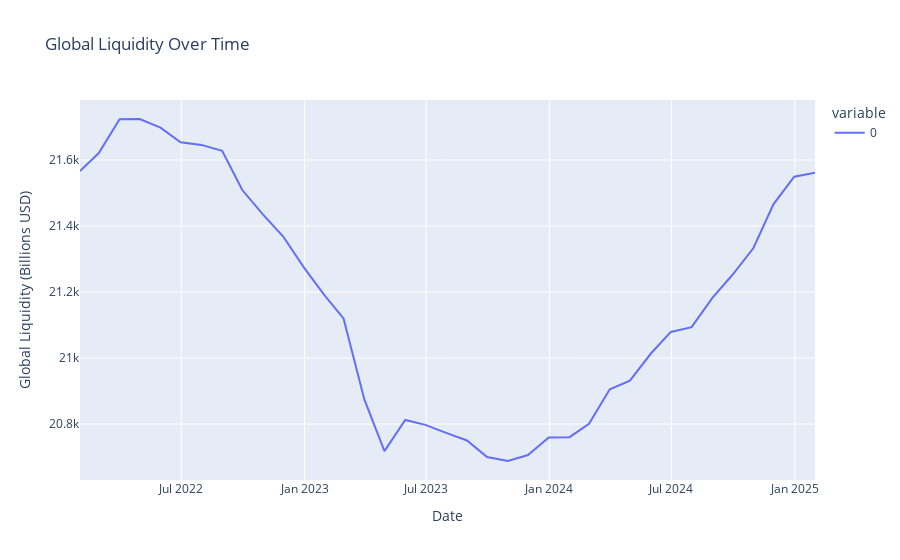

Notebook cell for this chart:
### Code cell
import pandas as pd
import yfinance as yf
from fredapi import Fred
import matplotlib.pyplot as plt

# Initialize FRED API (you need an API key from https://fred.stlouisfed.org/)
fred = Fred(api_key='f207d9f7e69c945d7f6c625d196bd797')

# Fetch M2 data from FRED (example: US M2)
us_m2 = fred.get_series('M2SL') # US M2 in billions of USD

# Fetch currency exchange rates from Yahoo Finance
eur_usd = yf.download('EURUSD=X', start='2010-01-01', end='2025-02-28')['Close']
usd_jpy = yf.download('USDJPY=X', start='2010-01-01', end='2025-02-28')['Close']


# Example: Placeholder for Eurozone M2 (not directly on FRED, use proxy or external source)
# For this example, we'll simulate it or skip if unavailable
# eum2 = fred.get_series('EUM2') # Hypothetical, replace with real source

# Convert to common timeframe (monthly, aligning with M2 data)
us_m2 = us_m2.resample('M').last() # Resample to monthly
eur_usd = eur_usd.resample('M').last()
usd_jpy = usd_jpy.resample('M').last()

# Simulate global liquidity (US M2 + hypothetical Eurozone M2 converted to USD)
# For simplicity, using only US M2 here; extend with other countries' data
global_liquidity = us_m2 # In billions USD
# To add Eurozone: global_liquidity += eum2 * eur_usd (if eum2 available)

import plotly.express as px
# Filter data from 2010 till now
global_liquidity = global_liquidity[global_liquidity.index >= '2022-01-01']

# Plot global liquidity
fig = px.line(global_liquidity, title='Global Liquidity Over Time')
fig.update_layout(xaxis_title='Date', yaxis_title='Global Liquidity (Billions USD)')
fig.show()

### Figure 1 — Plotly figure (JSON) as saved in the notebook; plotly's stock layout.template omitted (floating-point values rounded to 4 significant figures)
{"data": [{"hovertemplate": "variable=0<br>index=%{x}<br>value=%{y}<extra></extra>", "legendgroup": "0", "line": {"color": "#636efa", "dash": "solid"}, "marker": {"symbol": "circle"}, "mode": "lines", "name": "0", "orientation": "v", "showlegend": true, "type": "scatter", "x": ["2022-01-31T00:00:00", "2022-02-28T00:00:00", "2022-03-31T00:00:00", "2022-04-30T00:00:00", "2022-05-31T00:00:00", "2022-06-30T00:00:00", "2022-07-31T00:00:00", "2022-08-31T00:00:00", "2022-09-30T00:00:00", "2022-10-31T00:00:00", "2022-11-30T00:00:00", "2022-12-31T00:00:00", "2023-01-31T00:00:00", "2023-02-28T00:00:00", "2023-03-31T00:00:00", "2023-04-30T00:00:00", "2023-05-31T00:00:00", "2023-06-30T00:00:00", "2023-07-31T00:00:00", "2023-08-31T00:00:00", "2023-09-30T00:00:00", "2023-10-31T00:00:00", "2023-11-30T00:00:00", "2023-12-31T00:00:00", "2024-01-31T00:00:00", "2024-02-29T00:00:00", "2024-03-31T00:00:00", "2024-04-30T00:00:00", "2024-05-31T00:00:00", "2024-06-30T00:00:00", "2024-07-31T00:00:00", "2024-08-31T00:00:00", "2024-09-30T00:00:00", "2024-10-31T00:00:00", "2024-11-30T00:00:00", "2024-12-31T00:00:00", "2025-01-31T00:00:00"], "xaxis": "x", "y": [21570.0, 21620.0, 21720.0, 21720.0, 21698, 21650.0, 21650.0, 21630.0, 21509, 21430.0, 21370.0, 21270.0, 21190.0, 21120.0, 20870.0, 20720.0, 20810.0, 20800.0, 20770.0, 20750.0, 20700.0, 20690.0, 20710.0, 20760.0, 20760.0, 20800.0, 20910.0, 20930.0, 21013, 21080.0, 21090.0, 21180.0, 21250.0, 21330.0, 21470.0, 21550.0, 21560.0], "yaxis": "y"}], "layout": {"legend": {"title": {"text": "variable"}, "tracegroupgap": 0}, "title": {"text": "Global Liquidity Over Time"}, "xaxis": {"anchor": "y", "domain": [0, 1], "title": {"text": "Date"}}, "yaxis": {"anchor": "x", "domain": [0, 1], "title": {"text": "Global Liquidity (Billions USD)"}}}}
